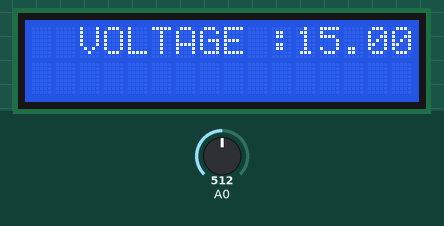
Recording of a sketch running on a simulated Arduino Uno, built with avr-gcc and run on an emulated ATmega328P. Parts: 16×2 character LCD. The inputs (shaded band) are chosen by the test bench; at power-on: A0 = 512.

Above: at 1.2 s.
1.3 s: A0 set to 716
At 2.5 s:
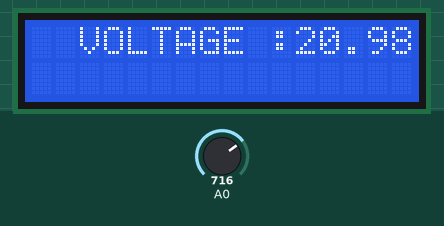
2.8 s: A0 set to 900
At 3.1 s:
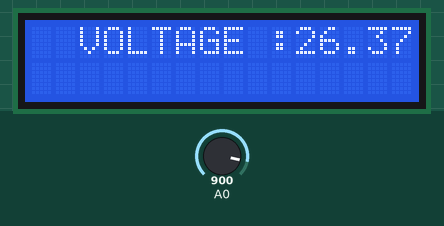
4.3 s: A0 set to 1023
At 4.6 s:
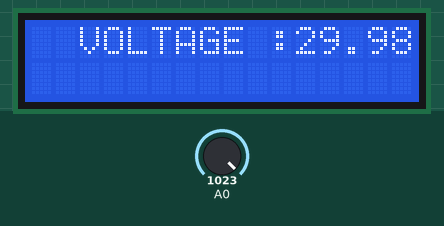
Timing chart, 0 to 7.3 s (numbered marks = the images above; inputs shaded):
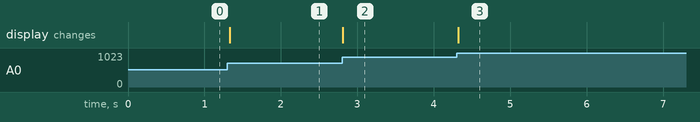

Measured:
- after the input at 1.3 s, the display: changes at once (image 1)
- after the input at 2.8 s, the display: changes at once (image 2)
- after the input at 4.3 s, the display: changes at once (image 3)

The sketch:

DC_voltmeter.ino
```cpp
/*----------------------------------------------------------------------------
 * Author: Eshwar jorvekar
 * Created on 23 September, 2017
 * Description: displays output on serial monitor and LCD, voltage range 0v to 30v DC
 *----------------------------------------------------------------------------*/

#include<LiquidCrystal.h>
#define R1 10.99
#define R2 2.2

LiquidCrystal lcd (12,11,5,4,3,2);

void setup() {
  lcd.begin(16,2);
}

void loop() {

  int vtg_A0 = analogRead(A0);   // read the input on analog pin A0
  float voltage = vtg_A0*(5.0 / 1023.0);  // Convert analog reading
  float ext_vtg=voltage*((R1+R2)/R2); // R1=10.99k (large value), R2= 2.2K(small value)
  Serial.println(ext_vtg);    // print external voltage value
  lcd.setCursor(2,0);
  lcd.print("VOLTAGE : ");
  lcd.setCursor(11,0);
  lcd.print(ext_vtg);
}
```
